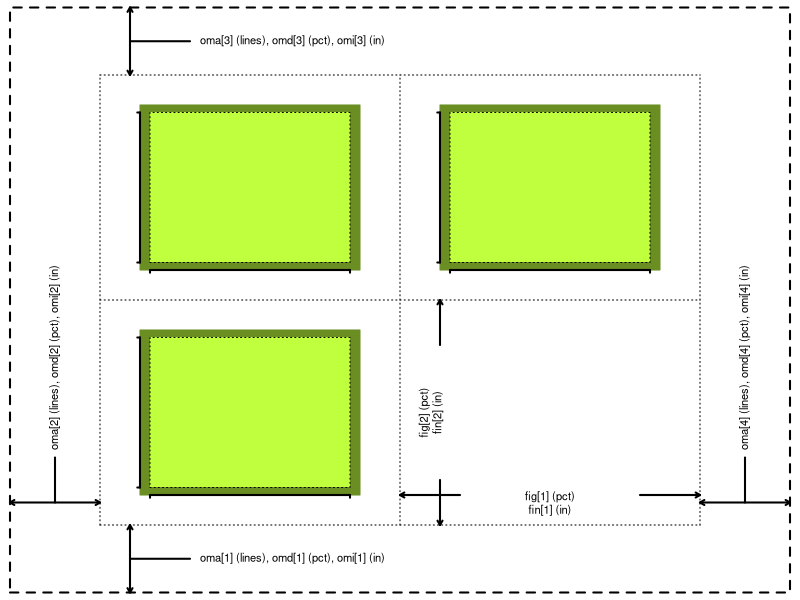

Write R code to recreate this figure.
## ---- chunk 1

  par(mar=rep(0, 4), xaxs="i", yaxs="i", cex=0.67, tcl=-0.2)
  plot(c(100, 900), c(100, 900), type="n", axes=FALSE)
  g <- c(200, 500, 800)
  segments(g, 200, g, 800, lty="dotted")
  segments(200, g, 800, g, lty="dotted")

  polygon(
    x=c(540, 760, 760, 540),
    y=c(540, 540, 760, 760),
    density=NA, col="olivedrab", border=NULL)
  polygon(
    x=c(550, 750, 750, 550),
    y=c(550, 550, 750, 750),
    density=NA, col="olivedrab1", border="black", lty="dotted")
  axis(side=1, pos=540, at=c(550, 750), labels=rep(" ", 2), lwd=2)
  axis(side=2, pos=540, at=c(550, 750), labels=rep(" ", 2), lwd=2)
  
  polygon(
    x=c(240, 460, 460, 240),
    y=c(540, 540, 760, 760),
    density=NA, col="olivedrab", border=NULL)
  polygon(
    x=c(250, 450, 450, 250),
    y=c(550, 550, 750, 750),
    density=NA, col="olivedrab1", border="black", lty="dotted")
  axis(side=1, pos=540, at=c(250, 450), labels=rep(" ", 2), lwd=2)
  axis(side=2, pos=240, at=c(550, 750), labels=rep(" ", 2), lwd=2)
  
  polygon(
    x=c(240, 460, 460, 240),
    y=c(240, 240, 460, 460),
    density=NA, col="olivedrab", border=NULL)
  polygon(
    x=c(250, 450, 450, 250),
    y=c(250, 250, 450, 450),
    density=NA, col="olivedrab1", border="black", lty="dotted")
  axis(side=1, pos=240, at=c(250, 450), labels=rep(" ", 2), lwd=2)
  axis(side=2, pos=240, at=c(250, 450), labels=rep(" ", 2), lwd=2)

  polygon(x=c(110, 890, 890, 110), y=c(110, 110, 890, 890), lwd=2, lty="dashed")

  arrows(560, 240, 500, 240, lwd=2, length=0.05)
  arrows(740, 240, 800, 240, lwd=2, length=0.05)
  arrows(540, 260, 540, 200, lwd=2, length=0.05)
  arrows(540, 440, 540, 500, lwd=2, length=0.05)
  text(650, 230, "fig[1] (pct)\nfin[1] (in)")
  text(530, 350, "fig[2] (pct)\nfin[2] (in)", srt=90)
  
  arrows(230, 110, 230, 200, lwd=2, length=0.05, code=3)
  arrows(230, 800, 230, 890, lwd=2, length=0.05, code=3)
  arrows(110, 230, 200, 230, lwd=2, length=0.05, code=3)
  arrows(800, 230, 890, 230, lwd=2, length=0.05, code=3)
  segments(230, 155, 290, 155, lwd=2)
  segments(230, 845, 290, 845, lwd=2)
  segments(155, 290, 155, 230, lwd=2)
  segments(845, 290, 845, 230, lwd=2)
  text(300, 155, "oma[1] (lines), omd[1] (pct), omi[1] (in)", adj=0)
  text(300, 845, "oma[3] (lines), omd[3] (pct), omi[3] (in)", adj=0)
  text(155, 300, "oma[2] (lines), omd[2] (pct), omi[2] (in)", adj=0, srt=90)
  text(845, 300, "oma[4] (lines), omd[4] (pct), omi[4] (in)", adj=0, srt=90)
